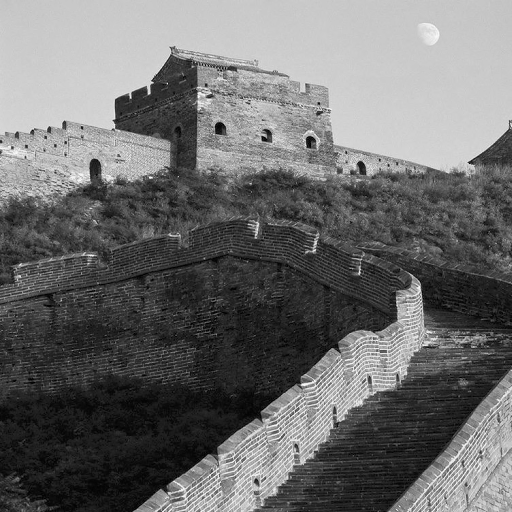
#> input picture ch3/data/citywall.bmp, 512 x 512 px
$ python equalize.py
#> lines starting #> are read from the running program, lines starting #| are printed output that depends on the picture
### ch3/hist.py
import cv2
import matplotlib.pyplot as plt
import numpy as np


# [10 lines left out: function hist, not called in this run]


def color_map_correct(img):
    return np.where(img == 0, 255, img)


citywall = [
    'citywall',
    cv2.imread('data/citywall.bmp', 0),
    cv2.imread('data/citywall1.bmp', 0),
    cv2.imread('data/citywall2.bmp', 0),
]
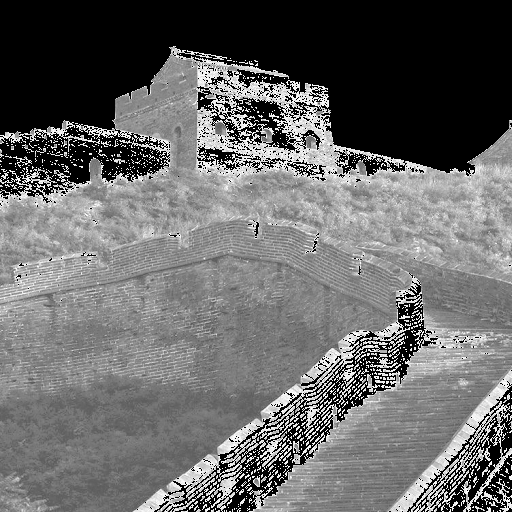
#> input picture ch3/data/citywall1.bmp, 512 x 512 px
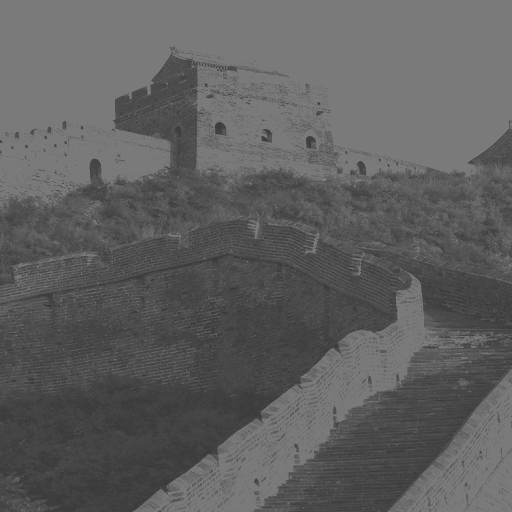
#> input picture ch3/data/citywall2.bmp, 512 x 512 px
elain = [
    'elain',
    cv2.imread('data/elain.bmp', 0),
    cv2.imread('data/elain1.bmp', 0),
    cv2.imread('data/elain2.bmp', 0),
    cv2.imread('data/elain3.bmp', 0),
]
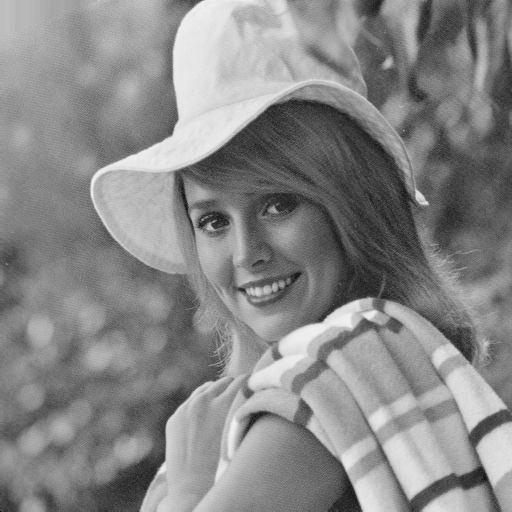
#> input picture ch3/data/elain.bmp, 512 x 512 px
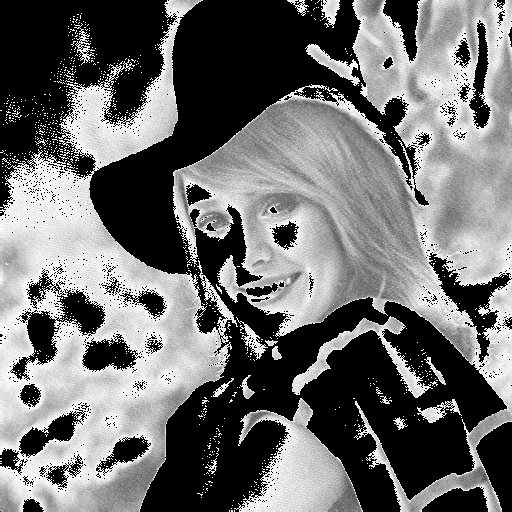
#> input picture ch3/data/elain1.bmp, 512 x 512 px
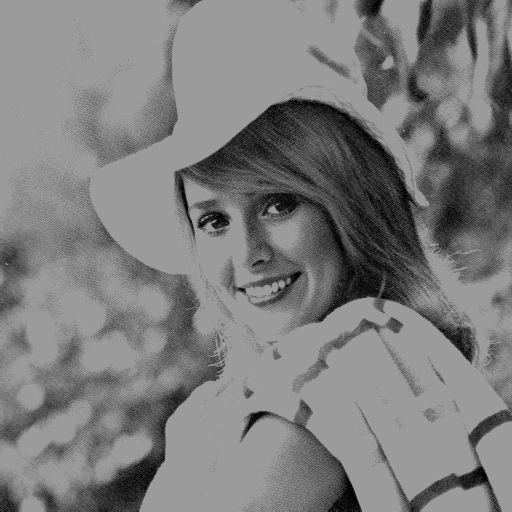
#> input picture ch3/data/elain2.bmp, 512 x 512 px
lena = [
    'lena',
    cv2.imread('data/lena.bmp', 0),
    cv2.imread('data/lena1.bmp', 0),
    cv2.imread('data/lena2.bmp', 0),
    cv2.imread('data/lena4.bmp', 0),
]
women = [
    'women',
    cv2.imread('data/woman.BMP', 0),
    cv2.imread('data/woman1.BMP', 0),
    cv2.imread('data/woman2.BMP', 0),
]

elain[2] = color_map_correct(elain[2])
citywall[2] = color_map_correct(citywall[2])
#> in color_map_correct (call 2), `return np.where(img == 0, 255, img)`:
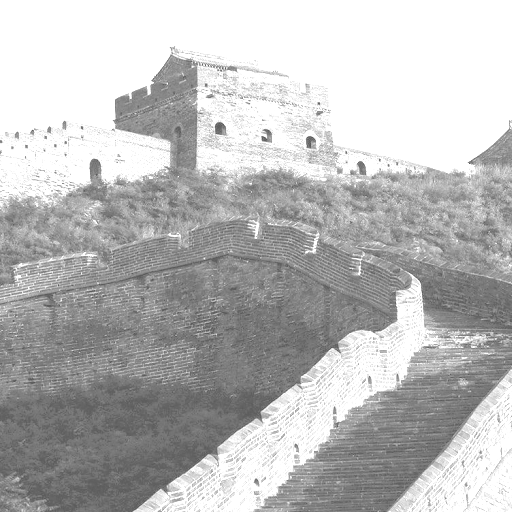
#> returned value: shape (512, 512); min 89, max 255, mean 186.4
lena[2] = color_map_correct(lena[2])
women[2] = color_map_correct(women[2])


# [5 lines that do not run on import are left out]

### ch3/equalize.py
import cv2
import numpy as np
import matplotlib.pyplot as plt

from hist import citywall, lena, elain, women

def hist_equlize(imgs):
    n = 0
    for img in imgs[1:]:
        n += 1
        eq = cv2.equalizeHist(img)
        # cv2.imwrite('result/eq/' + imgs[0] + str(n) + '.bmp', np.hstack([img, eq]))
        plt.figure()
        plt.subplot(1, 2, 1)
        plt.hist(img.ravel(), 256, [0, 256])
        plt.title(imgs[0] + str(n) + "_ori")
        plt.subplot(1, 2, 2)
        plt.hist(eq.ravel(), 256, [0, 256])
        plt.title(imgs[0] + str(n) + "_eq")
        plt.show()
#> this loop made 3 passes
#> pass 2, in hist_equlize, `plt.show()`:
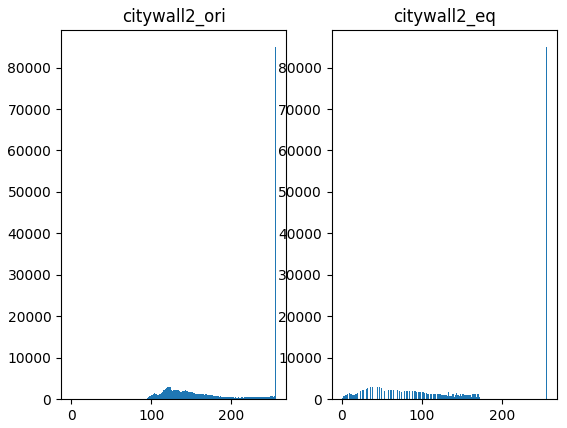
#> figure drawn by matplotlib, 2 panels; panel 1: tallest bar 84914 high, from x = 255 to 256; panel 2: tallest bar 84914 high, from x = 255 to 256
#> after the loop, n = 3
#> this loop made 1 pass
#> (img, n) on pass 1: (None, 1)
#> after the loop, n = 1

if __name__ == '__main__':
    hist_equlize(citywall)
#> (the run stopped early here; a loop or call above may not have finished)
